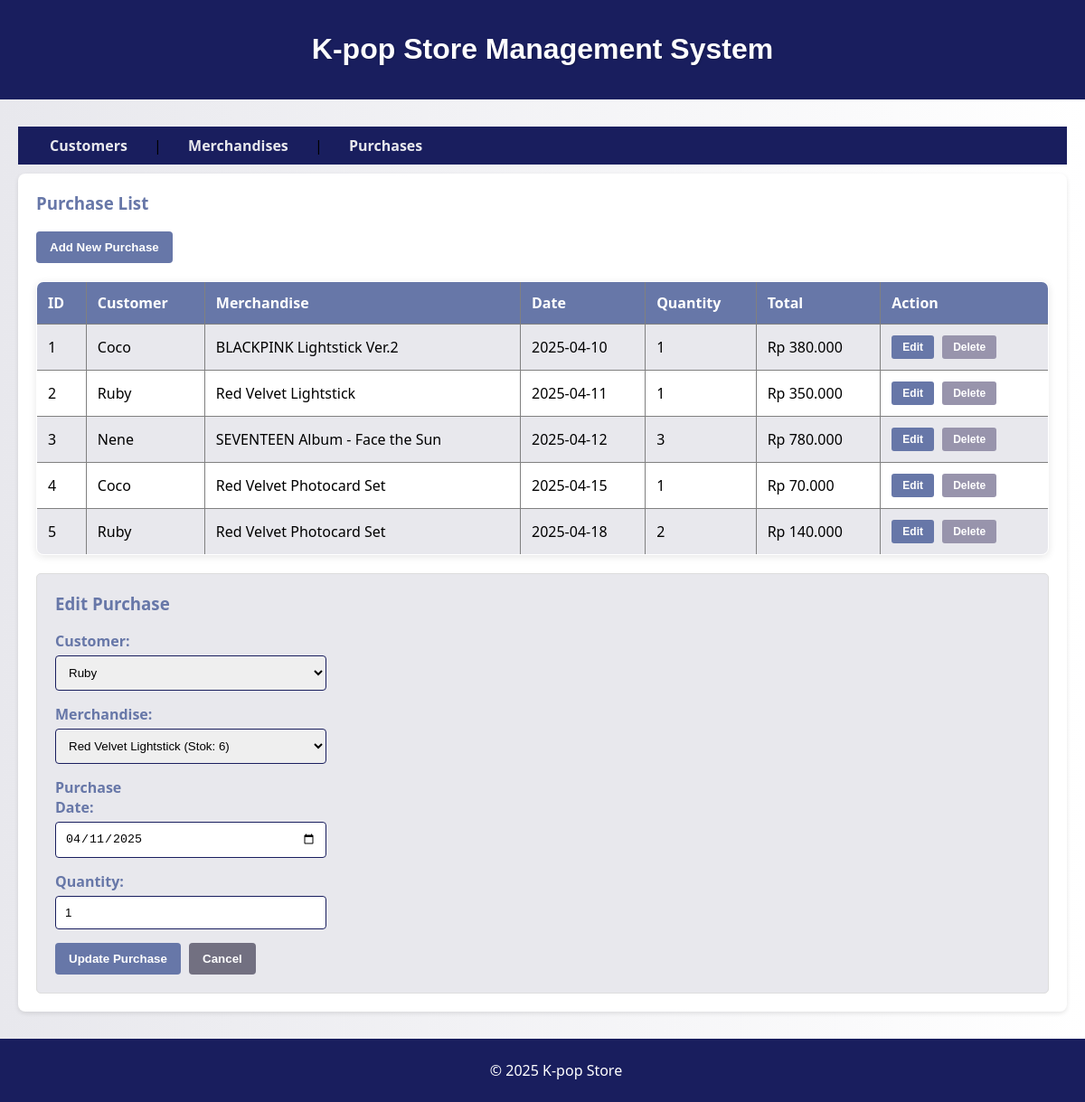
The app's page /?page=purchases&edit=2 with its own data.
### tables this page shows
CREATE TABLE purchases (
    id INT AUTO_INCREMENT PRIMARY KEY,
    customer_id INT NOT NULL,
    merchandise_id INT NOT NULL,
    purchase_date DATE NOT NULL,
    quantity INT NOT NULL DEFAULT 1,
    FOREIGN KEY (customer_id) REFERENCES customers(id),
    FOREIGN KEY (merchandise_id) REFERENCES merchandise(id)
);

CREATE TABLE customers (
    id INT AUTO_INCREMENT PRIMARY KEY,
    name VARCHAR(100) NOT NULL,
    email VARCHAR(100) UNIQUE,
    phone VARCHAR(15)
);

CREATE TABLE merchandise (
    id INT AUTO_INCREMENT PRIMARY KEY,
    name VARCHAR(255) NOT NULL,
    category VARCHAR(50),  
    price DECIMAL(10, 2) NOT NULL,
    stock INT NOT NULL DEFAULT 0
);

### config/db.php (called while the page is built, shortened)
<?php
class Database {
    private $host = "localhost";
    private $username = "root";
    private $password = "";
    private $dbname = "kpop_store";
    public function __construct() {
        try {
            $this->conn = new PDO("mysql:host=$this->host;dbname=$this->dbname", $this->username, $this->password);
        } catch (PDOException $e) {
            echo "Koneksi gagal: " . $e->getMessage();
        }
    }
}
?>

### class/Purchase.php (called while the page is built, shortened)
<?php
require_once 'config/db.php';
require_once 'class/Merchandise.php';
class Purchase {
    private $db;
    public function __construct() {
        $this->db = (new Database())->conn;
    }
    public function getAllPurchases() {
        $stmt = $this->db->query("SELECT purchases.*, customers.name as customer_name, merchandise.name as merchandise_name, merchandise.price
                                FROM purchases
                                JOIN customers ON purchases.customer_id = customers.id
                                JOIN merchandise ON purchases.merchandise_id = merchandise.id
                                ORDER BY purchases.id ASC");
        return $stmt->fetchAll(PDO::FETCH_ASSOC);
    }
    public function getPurchaseById($id) {
        $stmt = $this->db->prepare("SELECT purchases.*, customers.name as customer_name, merchandise.name as merchandise_name, merchandise.price
                                    FROM purchases
                                    JOIN customers ON purchases.customer_id = customers.id
                                    JOIN merchandise ON purchases.merchandise_id = merchandise.id
                                    WHERE purchases.id = ?");
        $stmt->execute([$id]);
        return $stmt->fetch(PDO::FETCH_ASSOC);
    }
}
?>

### class/Customer.php (called while the page is built, shortened)
<?php
require_once 'config/db.php';
class Customer {
    private $db;
    public function __construct() {
        $this->db = (new Database())->conn;
    }
    public function getAllCustomers() {
        $stmt = $this->db->query("SELECT * FROM customers");
        return $stmt->fetchAll(PDO::FETCH_ASSOC);
    }
}
?>

### class/Merchandise.php (called while the page is built, shortened)
<?php
require_once 'config/db.php';
class Merchandise {
    private $db;
    public function __construct() {
        $this->db = (new Database())->conn;
    }
    public function getAllMerchandise() {
        $stmt = $this->db->query("SELECT * FROM merchandise");
        return $stmt->fetchAll(PDO::FETCH_ASSOC);
    }
}
?>

### view/purchases.php (the view, shortened to what this page needs)
<section>
    <h3>Purchase List</h3>
    <div class="action-buttons">
        <button onclick="showForm('formAddPurchase')">Add New Purchase</button>
    </div>
    <table border="1">
        <tr>
            <th>ID</th>
            <th>Customer</th>
            <th>Merchandise</th>
            <th>Date</th>
            <th>Quantity</th>
            <th>Total</th>
            <th>Action</th>
        </tr>
        <?php foreach ($purchase->getAllPurchases() as $p): ?>
        <tr>
            <td><?= $p['id'] ?></td>
            <td><?= $p['customer_name'] ?></td>
            <td><?= $p['merchandise_name'] ?></td>
            <td><?= $p['purchase_date'] ?></td>
            <td><?= $p['quantity'] ?></td>
            <td>Rp <?= number_format($p['price'] * $p['quantity'], 0, ',', '.') ?></td>
            <td class="action-buttons-cell">
                <?php if (!isset($p['return_date']) || !$p['return_date']): ?>
                    <button class="btn-edit" onclick="window.location='?page=purchases&edit=<?= $p['id'] ?>'">Edit</button>
                    <button class="btn-delete" onclick="if(confirm('Are you sure you want to delete?')) window.location='?page=purchases&delete_purchase=<?= $p['id'] ?>'">Delete</button>
                <?php endif; ?>
            </td>
        </tr>
        <?php endforeach; ?>
    </table>
    <div id="formAddPurchase" class="form-container" style="display: <?= isset($_GET['edit']) ? 'block' : 'none' ?>;">
        <h3><?= isset($_GET['edit']) ? 'Edit Purchase' : 'Add New Purchase' ?></h3>
        <?php
        $editData = null;
        if (isset($_GET['edit'])) {
            $editData = $purchase->getPurchaseById($_GET['edit']);
        }
        ?>
        <form method="POST">
            <div>
                <label>Customer:</label>
                <select name="customer_id">
                    <?php foreach ($customer->getAllCustomers() as $c): ?>
                        <option value="<?= $c['id'] ?>" <?= $editData && $editData['customer_id'] == $c['id'] ? 'selected' : '' ?>><?= $c['name'] ?></option>
                    <?php endforeach; ?>
                </select>
            </div>
            <div>
                <label>Merchandise:</label>
                <select name="merchandise_id">
                    <?php foreach ($merchandise->getAllMerchandise() as $m): ?>
                        <option value="<?= $m['id'] ?>" <?= $editData && $editData['merchandise_id'] == $m['id'] ? 'selected' : '' ?>><?= $m['name'] ?> (Stok: <?= $m['stock'] ?>)</option>
                    <?php endforeach; ?>
                </select>
            </div>
            <?php if ($editData): ?>
                <div>
                    <label>Purchase Date:</label>
                    <input type="date" name="purchase_date" value="<?= $editData['purchase_date'] ?>" required>
                </div>
            <?php endif; ?>
            <div>
                <label>Quantity:</label>
                <input type="number" name="quantity" min="1" value="<?= $editData ? $editData['quantity'] : '1' ?>" required>
            </div>
            <button type="submit" name="<?= $editData ? 'update_purchase' : 'add_purchase' ?>">
                <?= $editData ? 'Update' : 'Add' ?> Purchase
            </button>
            <button type="button" onclick="window.location='?page=purchases'"class="btn-cancel">Cancel</button>
        </form>
    </div>
</section>

### style.css (style rules this page uses)
body { font-family: 'Segoe UI', Tahoma, Geneva, Verdana, sans-serif; margin: 0; padding: 0; background-color: #E8E8ED; background-image: linear-gradient(to right, #E8E8ED, #fff); }
section { background-color: white; padding: 20px; border-radius: 8px; box-shadow: 0 2px 5px rgba(0, 0, 0, 0.1); margin-bottom: 20px; }
h2, h3 { color: #6777A8; margin-top: 0; }
table { width: 100%; border-collapse: collapse; margin-bottom: 20px; background-color: white; box-shadow: 0 2px 8px rgba(0,0,0,0.1); border-radius: 8px; overflow: hidden; }
table th, table td { padding: 12px; text-align: left; }
table th { background-color: #6777A8; color: white; }
table tr:nth-child(even) { background-color: #E8E8ED; }
form div, .form-group { margin-bottom: 15px; }
label { display: block; margin-bottom: 5px; font-weight: bold; color: #6777A8; width: 100px; }
input[type="text"], input[type="email"], input[type="number"], input[type="date"], select { padding: 10px; width: 300px; border: 1px solid #191E5E; border-radius: 4px; box-sizing: border-box; }
button { padding: 10px 15px; background-color: #6777A8; color: white; border: none; border-radius: 4px; cursor: pointer; margin-right: 5px; font-weight: bold; }
.action-buttons { margin-bottom: 20px; }
.form-container { background-color: #E8E8ED; padding: 20px; border: 1px solid #ddd; border-radius: 5px; margin-top: 20px; }
.action-buttons-cell { white-space: nowrap; }
.btn-edit { background-color: #6777A8; color: white; padding: 6px 12px; border: none; border-radius: 3px; cursor: pointer; margin-right: 5px; font-size: 12px; font-weight: bold; }
.btn-delete { background-color: #9894AC; color: white; padding: 6px 12px; border: none; border-radius: 3px; cursor: pointer; font-size: 12px; font-weight: bold; }
.btn-cancel { background-color: #727081; color: white; padding: 10px 15px; }
table td { vertical-align: middle; }

### records on screen
purchases: id "1", customer.name "Coco", merchandise.name "BLACKPINK Lightstick Ver.2", purchase_date "2025-04-10", quantity "1", $p['price'] * $p['quantity'] "380.000"
purchases: id "2", customer.name "Ruby", merchandise.name "Red Velvet Lightstick", purchase_date "2025-04-11", quantity "1", $p['price'] * $p['quantity'] "350.000", customer_id "Ruby", merchandise_id "Red Velvet Lightstick (Stok: 6)", purchase_date "04/11/2025"
purchases: id "3", customer.name "Nene", merchandise.name "SEVENTEEN Album - Face the Sun", purchase_date "2025-04-12", quantity "3", $p['price'] * $p['quantity'] "780.000"
purchases: id "4", customer.name "Coco", merchandise.name "Red Velvet Photocard Set", purchase_date "2025-04-15", quantity "1", $p['price'] * $p['quantity'] "70.000"
purchases: id "5", customer.name "Ruby", merchandise.name "Red Velvet Photocard Set", purchase_date "2025-04-18", quantity "2", $p['price'] * $p['quantity'] "140.000"
